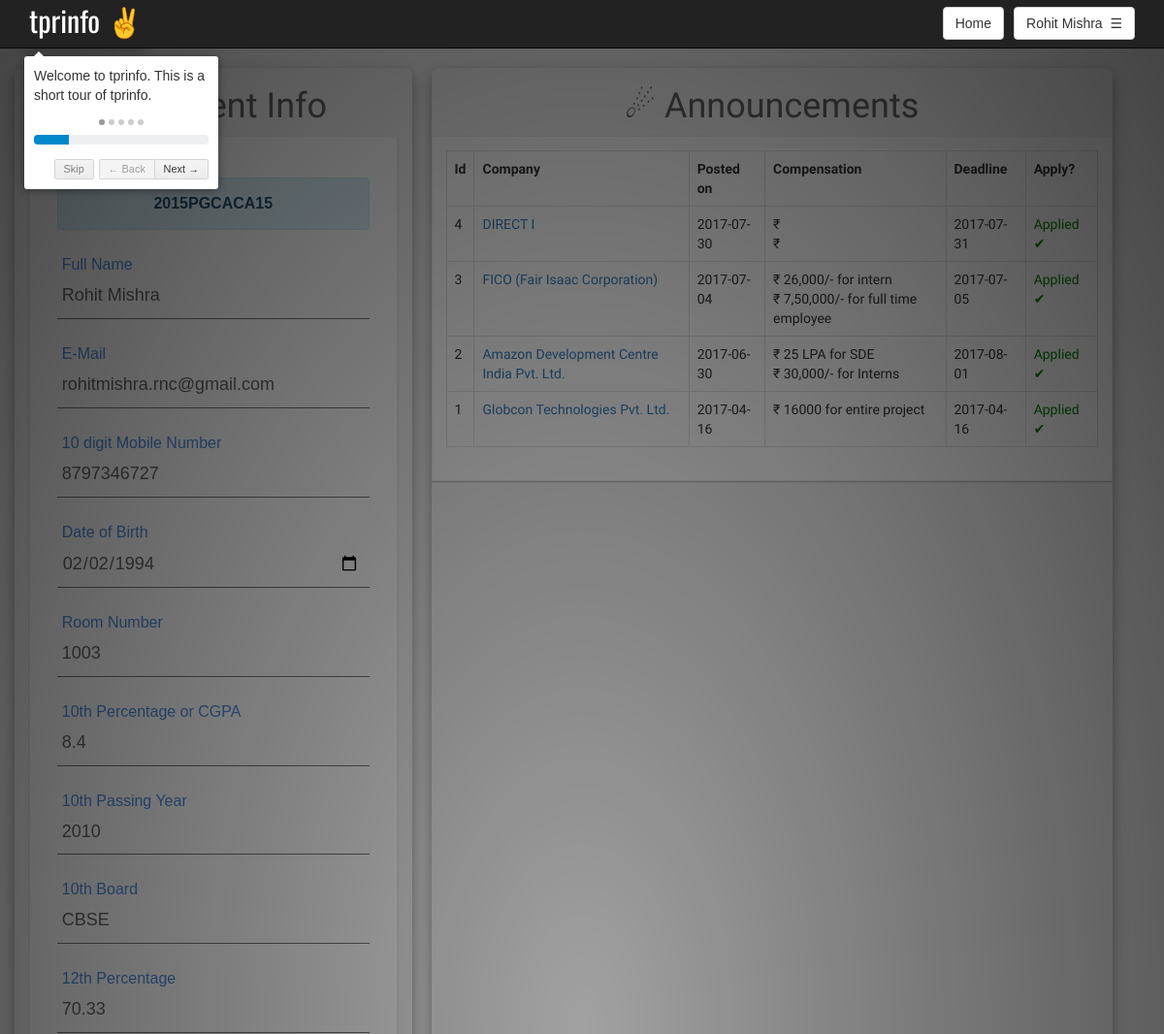
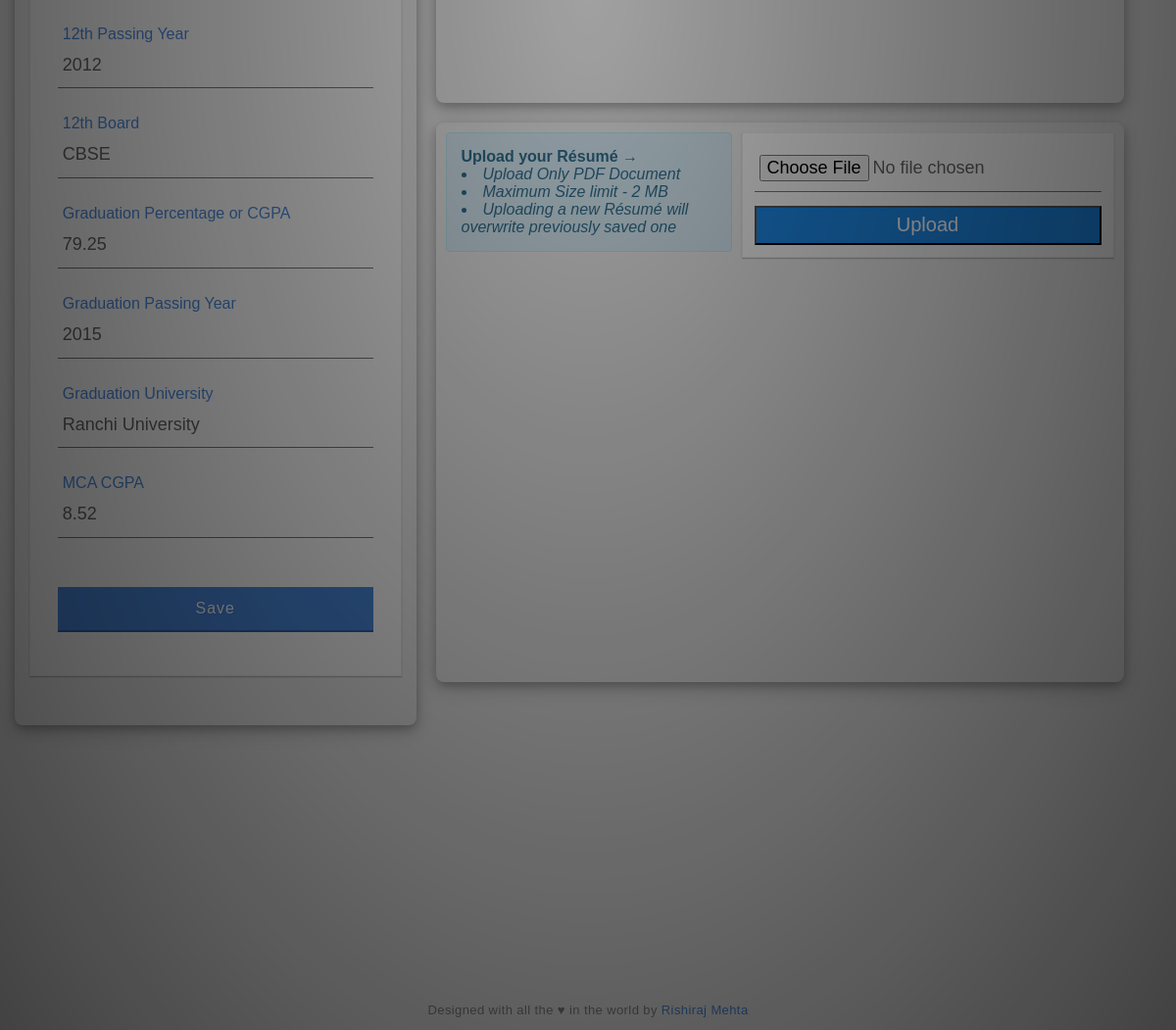
The app's page /tprinfo/php/welcome.php (signed in) with its own data (2 pictures, top to bottom).
### tables this page shows
CREATE TABLE IF NOT EXISTS `stu_tbl` (
  `username` varchar(12) NOT NULL,
  `password` varchar(500) NOT NULL,
  `name` varchar(50) NOT NULL,
  `email` varchar(50) NOT NULL,
  `phone` varchar(10) NOT NULL,
  `dob` varchar(10) NOT NULL,
  `room` varchar(10) NOT NULL,
  `10per` varchar(5) NOT NULL,
  `10year` varchar(4) NOT NULL,
  `10board` varchar(50) NOT NULL,
  `12per` varchar(5) NOT NULL,
  `12year` varchar(4) NOT NULL,
  `12board` varchar(50) NOT NULL,
  `gradper` varchar(5) NOT NULL,
  `gradyear` varchar(4) NOT NULL,
  `graduni` varchar(50) NOT NULL,
  `mcacgpa` varchar(5) NOT NULL,
  `year` int(2) NOT NULL,
  `lastupdated` varchar(100) NOT NULL,
  PRIMARY KEY (`username`)
);

CREATE TABLE IF NOT EXISTS `company_tbl` (
  `id` int(3) NOT NULL AUTO_INCREMENT,
  `name` varchar(100) NOT NULL,
  `details` varchar(5000) NOT NULL,
  `date` varchar(10) NOT NULL,
  `deadline` varchar(11) NOT NULL,
  `stipend` varchar(100) NOT NULL,
  `year2` int(1) NOT NULL,
  `year3` int(1) NOT NULL,
  PRIMARY KEY (`id`)
);

### tprinfo/php/welcome.php (the view, shortened to what this page needs)
<?php
include("connection.php");
$id=$_SESSION['id'];
$name=$_SESSION['name'];
$stmt1 = $pdo->prepare("SELECT * from stu_tbl WHERE username = :id");
$stmt1->execute(array(':id' => $id));
$result1=$stmt1->fetch(PDO::FETCH_ASSOC);
?>
<html>
<head>
	<link href="../css/bootstrap.min.css" rel="stylesheet">
	<link href="../css/introjs.min.css" rel="stylesheet">
	<link href="../css/style.css" rel="stylesheet">
</head>
<body class="customscrollbar" onload="introJs().setOption('showProgress', true).start();">
<nav class="navbar navbar-inverse navbar-fixed-top">
  <div class="container">
  	<a data-step="1" data-intro="Welcome to tprinfo. This is a short tour of tprinfo." data-position='bottom' style="color:white; font-size:30px; font-family:Oswald, sans-serif;">tprinfo &#9996;</a>
		<div class="btn-group pull-right" style=" margin-top:7px;">
		      <button data-step="5" data-intro="These are pull-down links." data-position='bottom' type="button" data-toggle="dropdown" class="btn btn-default dropdown-toggle" aria-haspopup="true" aria-expanded="false"><?php echo $name;?>&nbsp;&nbsp;&#9776;</button>
		</div>
	<a onclick="window.location.reload();" class="btn btn-default pull-right" style="margin-right:10px; margin-top:7px;">Home</a>
  </div>
</nav>
<link rel="stylesheet" href="../css/index_style.css">
<div class="container">
<div class="row">
	<div class="customscrollbar" id="stuinfodiv" data-step="2" data-intro="This section shows all your details we have with us. Keep it updated at all times." data-position='right'>
		<h1 style="text-align: center; font-family: 'Pavanam', sans-serif;"">&#9998; Student Info</h1>
		<form  style="margin-top: 10px;">
		<div class="group">
		    <div class="alert alert-info" role="alert">
			  <center><a class="alert-link" style="font-size: 16px;"><?php if(isset($_SESSION['id'])) echo $result1['username'];?></a></center>
			</div>
		  </div>
		  <div class="group">
		    <input type="text" id="name" value="<?php if(isset($_SESSION['id'])) echo $result1['name'];?>"><span class="highlight" ></span><span class="bar"></span>
		    <label>Full Name</label>
		  </div>
		  <div class="group">
		    <input type="email" id="email" value="<?php if(isset($_SESSION['id'])) echo $result1['email'];?>"><span class="highlight" ></span><span class="bar"></span>
		    <label>E-Mail</label>
		  </div>
		  <div class="group">
		    <input type="text" id="phone" value="<?php if(isset($_SESSION['id'])) echo $result1['phone'];?>"><span class="highlight" ></span><span class="bar"></span>
		    <label>10 digit Mobile Number</label>
		  </div>
		  <div class="group">
		    <input type="date" id="dob" value="<?php if(isset($_SESSION['id'])) echo $result1['dob'];?>"><span class="highlight" ></span><span class="bar"></span>
		    <label>Date of Birth</label>
		  </div>
		  <div class="group">
		    <input type="text" id="room" value="<?php if(isset($_SESSION['id'])) echo $result1['room'];?>"><span class="highlight" ></span><span class="bar"></span>
		    <label>Room Number</label>
		  </div>
		  <div class="group">
		    <input type="text" id="10per" value="<?php if(isset($_SESSION['id'])) echo $result1['10per'];?>"><span class="highlight" ></span><span class="bar"></span>
		    <label>10th Percentage or CGPA</label>
		  </div>
		  <div class="group">
		    <input type="text" id="10year" value="<?php if(isset($_SESSION['id'])) echo $result1['10year'];?>"><span class="highlight" ></span><span class="bar"></span>
		    <label>10th Passing Year</label>
		  </div>
		  <div class="group">
		    <input type="text" id="10board" value="<?php if(isset($_SESSION['id'])) echo $result1['10board'];?>"><span class="highlight" ></span><span class="bar"></span>
		    <label>10th Board</label>
		  </div>
		  <div class="group">
		    <input type="text" id="12per" value="<?php if(isset($_SESSION['id'])) echo $result1['12per'];?>"><span class="highlight" ></span><span class="bar"></span>
		    <label>12th Percentage</label>
		  </div>
		  <div class="group">
		    <input type="text" id="12year" value="<?php if(isset($_SESSION['id'])) echo $result1['12year'];?>"><span class="highlight" ></span><span class="bar"></span>
		    <label>12th Passing Year</label>
		  </div>
		  <div class="group">
		    <input type="text" id="12board" value="<?php if(isset($_SESSION['id'])) echo $result1['12board'];?>"><span class="highlight" ></span><span class="bar"></span>
		    <label>12th Board</label>
		  </div>
		  <div class="group">
		    <input type="text" id="gradper" value="<?php if(isset($_SESSION['id'])) echo $result1['gradper'];?>"><span class="highlight" ></span><span class="bar"></span>
		    <label>Graduation Percentage or CGPA</label>
		  </div>
		  <div class="group">
		    <input type="text" id="gradyear" value="<?php if(isset($_SESSION['id'])) echo $result1['gradyear'];?>"><span class="highlight" ></span><span class="bar"></span>
		    <label>Graduation Passing Year</label>
		  </div>
		  <div class="group">
		    <input type="text" id="graduni" value="<?php if(isset($_SESSION['id'])) echo $result1['graduni'];?>"><span class="highlight" ></span><span class="bar"></span>
		    <label>Graduation University</label>
		  </div>
		  <div class="group">
		    <input type="text" id="mcacgpa" value="<?php if(isset($_SESSION['id'])) echo $result1['mcacgpa'];?>"><span class="highlight" ></span><span class="bar"></span>
		    <label>MCA CGPA</label>
		  </div>
		  <button type="button" class="button buttonBlue" onclick="stuinfo();">Save
		    <div class="ripples buttonRipples"><span class="ripplesCircle"></span></div>
		  </button>
		</form>
	</div>
<?php
if($result1['year']==2)
{
	$stmt4 = $pdo->prepare("SELECT * from company_tbl WHERE year2 = :year ORDER BY id DESC");
	$stmt4->execute(array(':year' => 1));
}
else
{
	$stmt4 = $pdo->prepare("SELECT * from company_tbl WHERE year3 = :year ORDER BY id DESC");
	$stmt4->execute(array(':year' => 1));
}
$appliedfor = array();
$stmt5 = $pdo->prepare("SELECT * from apply_tbl WHERE stuid = :stuid");
$stmt5->execute(array(':stuid' => $id));
while($result5=$stmt5->fetch(PDO::FETCH_ASSOC))
	array_push($appliedfor, $result5['companyid']);
?>
	<div id="announcementsdiv" class="customscrollbar"  data-step="4" data-intro="This is the announcement section. Use this to know about upcoming companies and apply for them" data-position='left'>
		<h1 style="text-align: center; font-family: 'Pavanam', sans-serif;"">&#9732; Announcements</h1>
		<form style="width: 100%; margin-top: 10px; padding: 1em 1em 1em 1em;">
		<table class="table table-hover table-bordered" id="company_tbl">
		<tr><th>Id</th><th>Company</th><th>Posted on</th><th>Compensation</th><th>Deadline</th><th>Apply?</th></tr>
		<?php
		while($result4=$stmt4->fetch(PDO::FETCH_ASSOC))
		{
			$btn = '<input type="button" class="btn btn-primary btn-xs" value="Apply">';
			if(in_array($result4['id'], $appliedfor))
			{
				$btn = '<a style="color: Green;" >Applied &#10004;</a>';
			}
			echo '<tr><td>'.$result4['id'].'</td><td><a href="#" data-toggle="popover" data-html="true" data-placement="bottom" title="<b>'.$result4['name'].'</b>" data-content="'.$result4['details'].'">'.$result4['name'].'</a></td><td>'.$result4['date'].'</td><td>'.$result4['stipend'].'</td><td>'.$result4['deadline'].'</td><td id="'.$result4['id'].'">'.$btn.'</td></tr>';
		}
		?>
		</table>
		</form>
	</div>
	<div class= "customscrollbar" id="resumediv" data-step="3" data-intro="This section allows you to upload your Résumé to us. Keep your Résumé updated at all times." data-position='top'>
	<table style="width:100%;height:100%">
	<tr><td valign="top">
	<div class="alert alert-info" role="alert" style="margin-left: 10px; margin-top: 10px; margin-right: 10px;">
			  <div style="font-weight: bold;">Upload your Résumé &#8594;</div>
			  <em><li>Upload Only PDF Document</li></em>
			  <em><li>Maximum Size limit - 2 MB</li></em>
			  <em><li>Uploading a new Résumé will overwrite previously saved one</li></em>
			</div>
	</td>
	<td valign="top" style="padding-right: 10px;">
		<form style="margin-right:10px;margin: auto; margin-top: 10px; padding: 1em 1em 1em 1em; font-size: 12px;" class="file" method="post" enctype="multipart/form-data">
		    <input id="resume" name="resume" type="file" required/><br>
		    <button type="button" style="height: 40px; width:100%; background-color: #1E88E5; color: #fff; font-size: 20px;" onclick="resumefunc();">Upload</button>
		</form>
	</td></tr>
	</table>
	</div>
	</div>
</div>
<footer>
 <p>Designed with all the &#9829; in the world by <a href="https://www.linkedin.com/in/iamrishiraj/" target="_blank">Rishiraj Mehta</a></p>
</footer>
</body>
</html>

### tprinfo/css/style.css (style rules this page uses)
#stuinfodiv { margin-top: 70px; margin-right: 20px; height:82%; width:35%; overflow: auto; border-radius: 8px; box-shadow: 0 4px 8px 0 rgba(0, 0, 0, 0.2), 0 6px 20px 0 rgba(0, 0, 0, 0.19); z-index: -1; float: left; }
#announcementsdiv { margin-top: 70px; margin-left: 20px; height:52%; width:60%; overflow: auto; border-radius: 8px; box-shadow: 0 4px 8px 0 rgba(0, 0, 0, 0.2), 0 6px 20px 0 rgba(0, 0, 0, 0.19); z-index: -1; }
#resumediv { margin-top: 20px; margin-left: 20px; height:27%; width:60%; overflow: auto; border-radius: 8px; box-shadow: 0 4px 8px 0 rgba(0, 0, 0, 0.2), 0 6px 20px 0 rgba(0, 0, 0, 0.19); z-index: -1; }
#company_tbl { font-size: 14px; font-family: 'Pavanam', sans-serif; text-align: left; }

### tprinfo/css/index_style.css (style rules this page uses)
* { box-sizing:border-box; }
body { font-family: Helvetica; background: #eee; -webkit-font-smoothing: antialiased; }
h1, h3 { font-weight: 300; }
h1 { color: #636363; }
form { width: 380px; margin: 4em auto; padding: 3em 2em 2em 2em; background: #fafafa; border: 1px solid #ebebeb; box-shadow: rgba(0,0,0,0.14902) 0px 1px 1px 0px,rgba(0,0,0,0.09804) 0px 1px 2px 0px; }
.group { position: relative; margin-bottom: 45px; }
input { font-size: 18px; padding: 10px 10px 10px 5px; -webkit-appearance: none; display: block; background: #fafafa; color: #636363; width: 100%; border: none; border-radius: 0; border-bottom: 1px solid #757575; }
label { color: #999; font-size: 18px; font-weight: normal; position: absolute; pointer-events: none; left: 5px; top: 10px; -webkit-transition:all 0.2s ease; transition: all 0.2s ease; }
input:focus ~ label, input:valid ~ label { top: -20px; font-size: 16px; color: #4a89dc; }
.highlight { position: absolute; height: 60%; width: 100px; top: 25%; left: 0; pointer-events: none; opacity: 0.5; }
.button { position: relative; display: inline-block; padding: 12px 24px; margin: .3em 0 1em 0; width: 100%; vertical-align: middle; color: #fff; font-size: 16px; line-height: 20px; -webkit-font-smoothing: antialiased; text-align: center; letter-spacing: 1px; background: transparent; border: 0; border-bottom: 2px solid #3160B6; cursor: pointer; -webkit-transition:all 0.15s ease; transition: all 0.15s ease; }
.buttonBlue { background: #4a89dc; text-shadow: 1px 1px 0 rgba(39, 110, 204, .5); }
.ripples { position: absolute; top: 0; left: 0; width: 100%; height: 100%; overflow: hidden; background: transparent; }
footer { position: absolute; right: 0; bottom: 0; left: 0; text-align: center; }
footer p { color: #888; font-size: 13px; letter-spacing: .4px; }
footer a { color: #4a89dc; text-decoration: none; -webkit-transition:all .2s ease; transition: all .2s ease; }

### records on screen
stu_tbl: username "2015PGCACA15", name "Rohit Mishra", email "rohitmishra.rnc@gmail.com", phone "8797346727", dob "02/02/1994", room "1003", 10per "8.4", 10year "2010", 10board "CBSE", 12per "70.33", 12year "2012", 12board "CBSE", gradper "79.25", gradyear "2015", graduni "Ranchi University", mcacgpa "8.52"
company_tbl: id "4", name "DIRECT I", date "2017-07-30", stipend "₹ ₹", deadline "2017-07-31", shows "Applied ✔"
company_tbl: id "3", name "FICO (Fair Isaac Corporation)", date "2017-07-04", stipend "₹ 26,000/- for intern ₹ 7,50,000/- for full time employee", deadline "2017-07-05", shows "Applied ✔"
company_tbl: id "2", name "Amazon Development Centre India Pvt. Ltd.", date "2017-06-30", stipend "₹ 25 LPA for SDE ₹ 30,000/- for Interns", deadline "2017-08-01", shows "Applied ✔"
company_tbl: id "1", name "Globcon Technologies Pvt. Ltd.", date "2017-04-16", stipend "₹ 16000 for entire project", deadline "2017-04-16", shows "Applied ✔"

### other values on screen
$name "Rohit Mishra"
